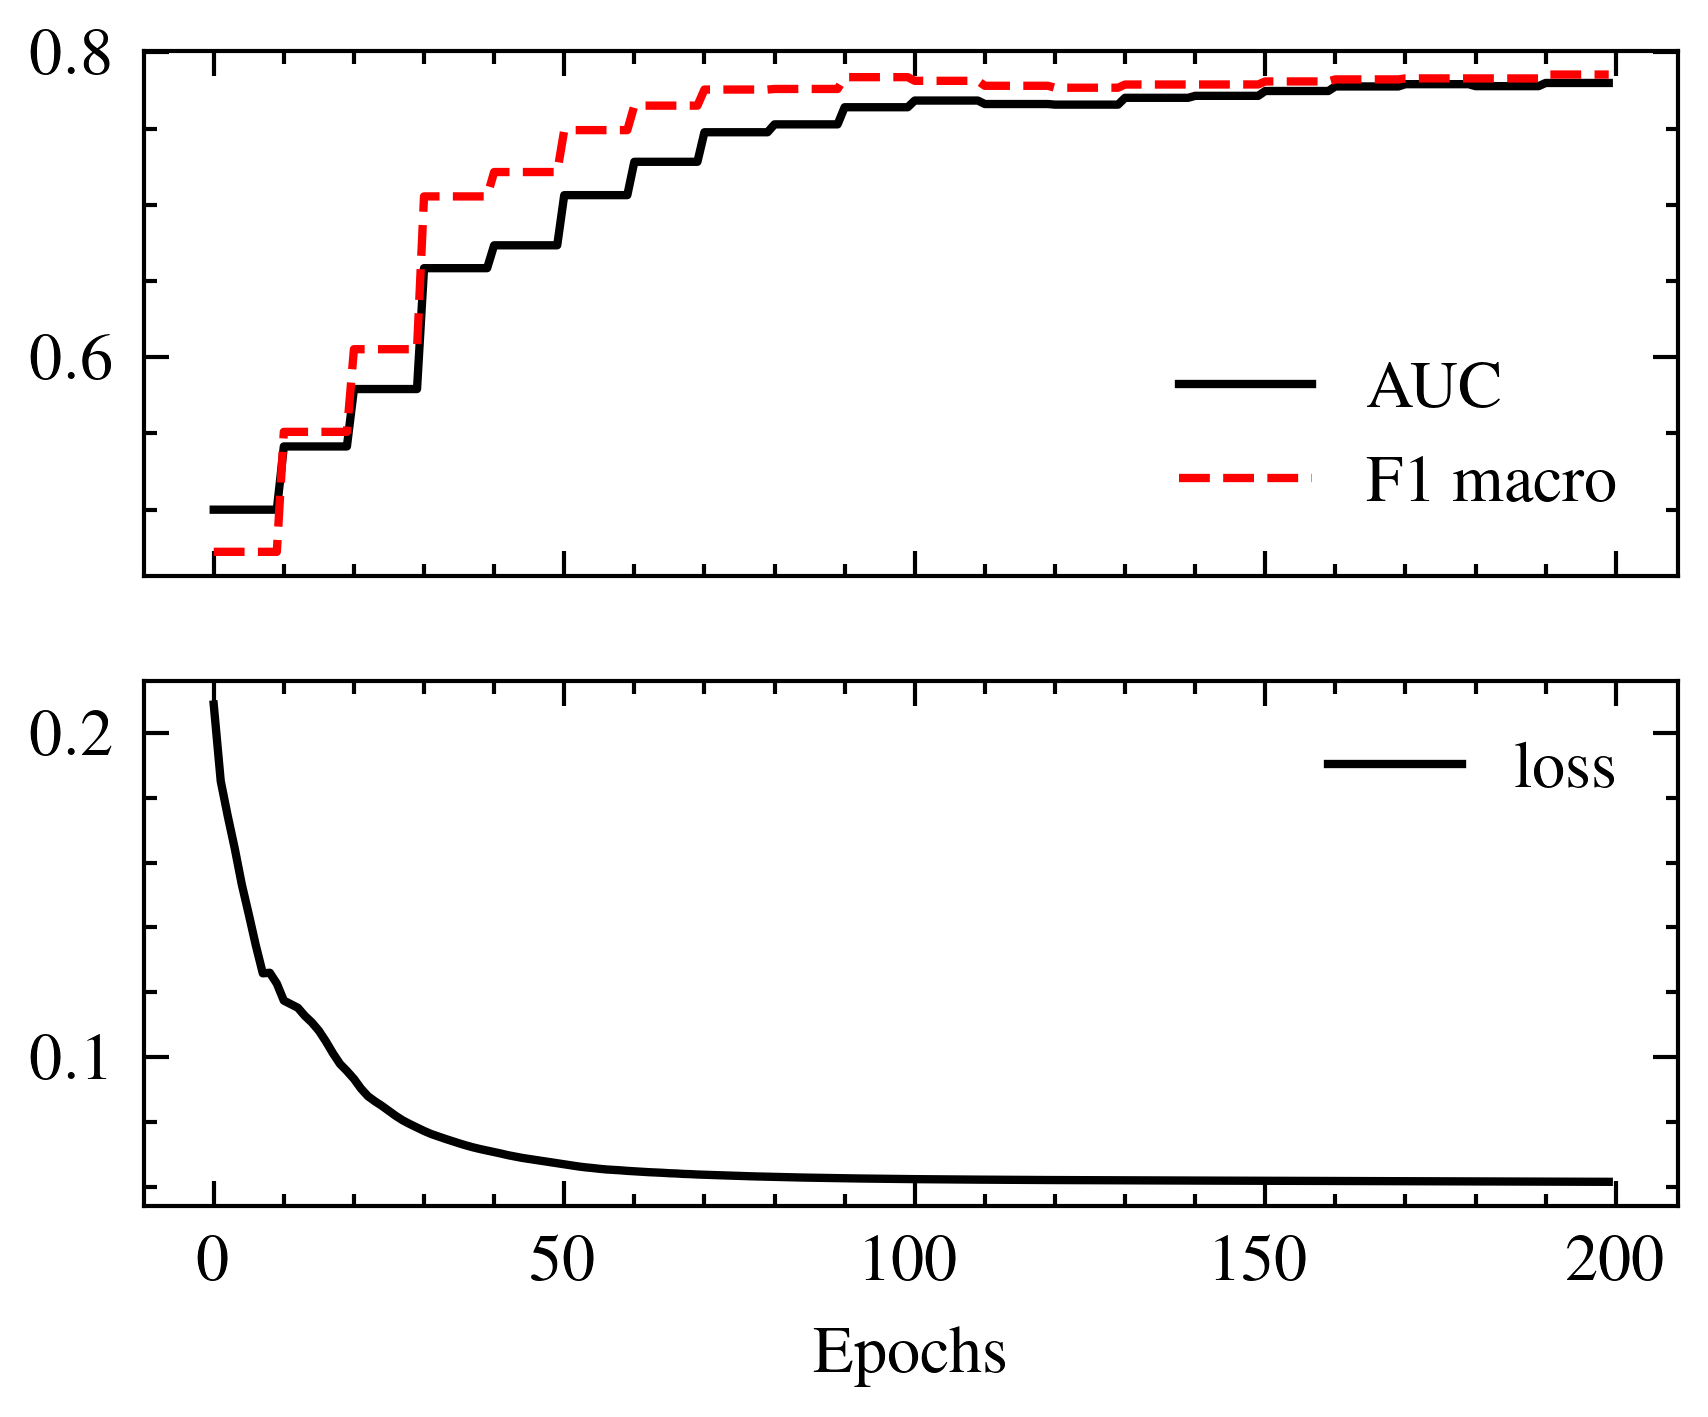

The script that saved this image:
# plot loss over time
import pandas as pd
import numpy as np
import matplotlib.pyplot as plt
import scienceplots

plt.style.use(['science','ieee'])

# set font style to roman
plt.rcParams['font.family'] = 'serif'
plt.rcParams['font.serif'] = ['Times New Roman'] + plt.rcParams['font.serif']


# load data
data = pd.read_csv('plots/data/neural_training_results_20.csv')
print(data)
epochs = np.arange(0, len(data.loss))
epochs = epochs[0:200]

# get set1 color map
#colors = plt.cm.get_cmap('Set1', 10)
colors = ['#d73027', '#4575b4', '#91bfdb', '#984ea3', '#ff7f00']
# Three subplots with shared x axis
fig, (ax1, ax2) = plt.subplots(2, 1, sharex=True)
# plot metrics over time
ax1.plot(epochs, data.auc[0:200])#, color=colors[0])
ax1.plot(epochs, data.f1_macro[0:200])#, color=colors[1])
# shared x axis
# set legend position top right

ax1.legend(['AUC', 'F1 macro'], loc='lower right')

ax2.plot(epochs, data.loss[0:200])#, color=colors[0])
ax2.legend(['loss'], loc='upper right')
# set y log
# plt.yscale('log')
# set x label
plt.xlabel('Epochs')

# store plots
plt.savefig('plots/training.png')
